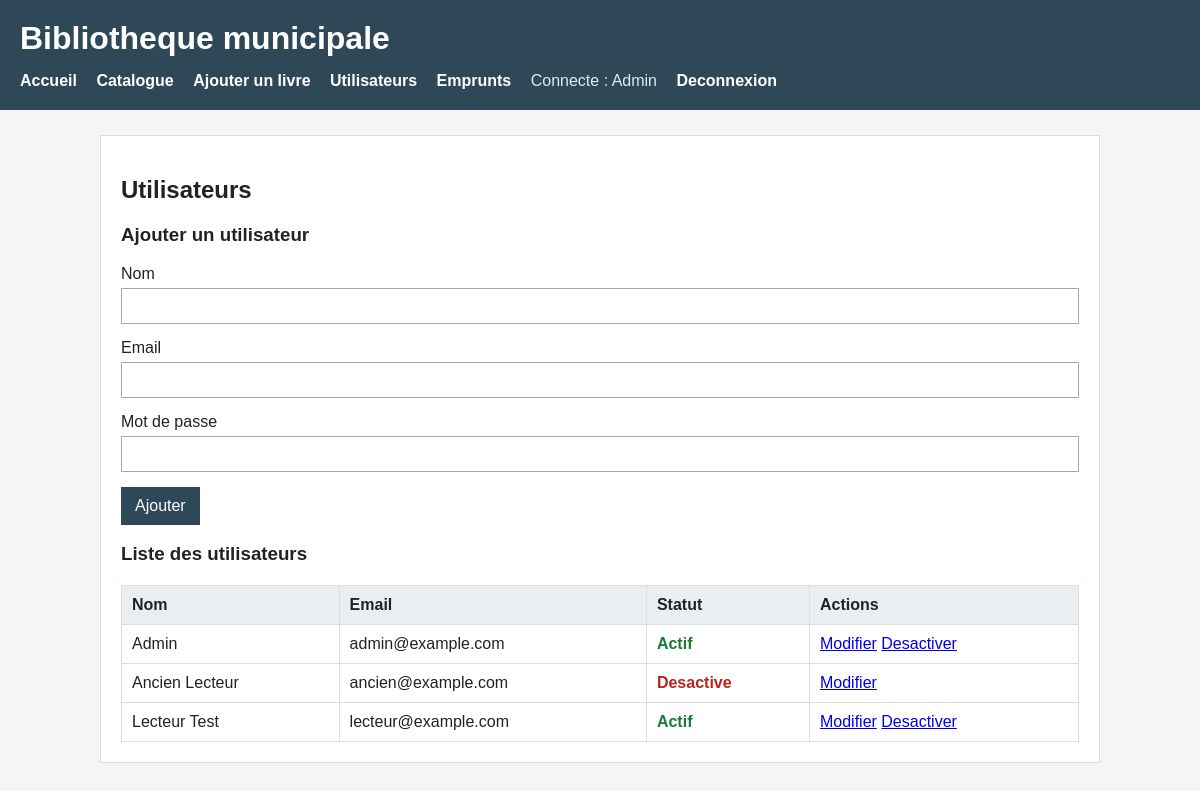
The page /utilisateurs.php (signed in) on the database its author committed.
### tables this page shows
CREATE TABLE utilisateurs (
    id INT AUTO_INCREMENT PRIMARY KEY,
    nom VARCHAR(100) NOT NULL,
    email VARCHAR(150) NOT NULL UNIQUE,
    mot_de_passe VARCHAR(255) NOT NULL,
    actif TINYINT(1) NOT NULL DEFAULT 1
);

### public/utilisateurs.php (the view, shortened to what this page needs)
<?php
$pdo = connexionBDD();
$nom = '';
$email = '';
$utilisateurs = $pdo->query("SELECT * FROM utilisateurs ORDER BY nom")->fetchAll(PDO::FETCH_ASSOC);
include __DIR__ . '/../templates/header.php';
?>
<section class="bloc">
    <h2>Utilisateurs</h2>
    <h3>Ajouter un utilisateur</h3>
    <form method="post" class="formulaire">
        <label for="nom">Nom</label>
        <input type="text" id="nom" name="nom" value="<?= htmlspecialchars($nom) ?>">
        <label for="email">Email</label>
        <input type="email" id="email" name="email" value="<?= htmlspecialchars($email) ?>">
        <label for="mot_de_passe">Mot de passe</label>
        <input type="password" id="mot_de_passe" name="mot_de_passe">
        <button type="submit">Ajouter</button>
    </form>
    <h3>Liste des utilisateurs</h3>
    <table>
        <thead>
            <tr>
                <th>Nom</th>
                <th>Email</th>
                <th>Statut</th>
                <th>Actions</th>
            </tr>
        </thead>
        <tbody>
            <?php foreach ($utilisateurs as $utilisateur): ?>
                <tr>
                    <td><?= htmlspecialchars($utilisateur['nom']) ?></td>
                    <td><?= htmlspecialchars($utilisateur['email']) ?></td>
                    <td>
                        <?php if ($utilisateur['actif']): ?>
                            <span class="disponible">Actif</span>
                        <?php else: ?>
                            <span class="indisponible">Desactive</span>
                        <?php endif; ?>
                    </td>
                    <td>
                        <a href="modifier_utilisateur.php?id=<?= (int) $utilisateur['id'] ?>">Modifier</a>
                        <?php if ($utilisateur['actif']): ?>
                            <a href="desactiver_utilisateur.php?id=<?= (int) $utilisateur['id'] ?>">Desactiver</a>
                        <?php endif; ?>
                    </td>
                </tr>
            <?php endforeach; ?>
        </tbody>
    </table>
</section>
<?php include __DIR__ . '/../templates/footer.php'; ?>

### assets/css/style.css (style rules this page uses)
body { margin: 0; font-family: Arial, sans-serif; background: #f5f5f5; color: #222; }
.bloc { background: white; padding: 20px; border: 1px solid #ddd; }
table { width: 100%; border-collapse: collapse; margin-top: 20px; }
th, td { border: 1px solid #ddd; padding: 10px; text-align: left; }
th { background: #e9eef1; }
input, select, textarea, button { font: inherit; }
input, select, textarea { box-sizing: border-box; width: 100%; padding: 8px; margin: 5px 0 15px 0; border: 1px solid #aaa; }
button, .bouton { display: inline-block; background: #2f4858; color: white; border: 0; padding: 10px 14px; text-decoration: none; cursor: pointer; }
.disponible { color: #1d7a35; font-weight: bold; }
.indisponible { color: #b3261e; font-weight: bold; }

### rows shown on the page
utilisateurs: nom "Admin", email "admin@example.com", actif "Actif"
utilisateurs: nom "Ancien Lecteur", email "ancien@example.com", actif "Desactive"
utilisateurs: nom "Lecteur Test", email "lecteur@example.com", actif "Actif"

### other values the page prints
nomUtilisateur() "Admin"
